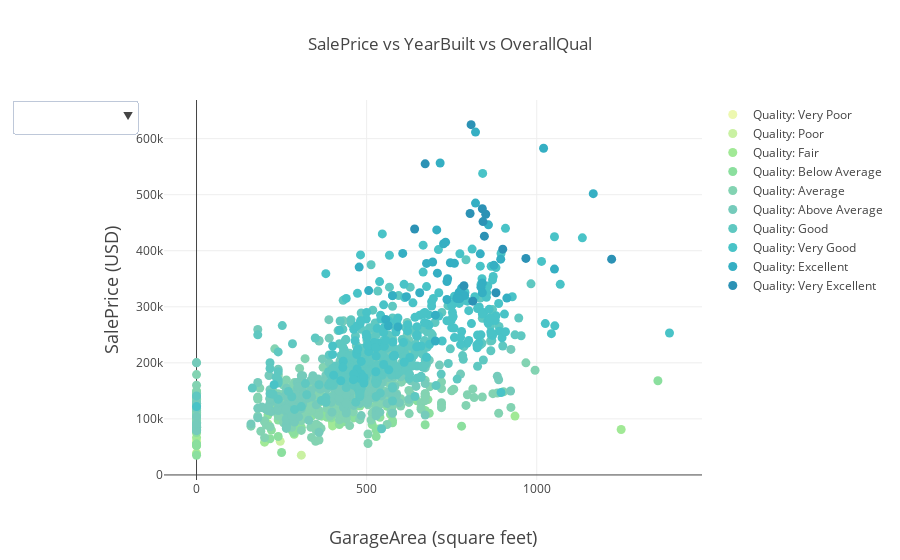

This figure's notebook cell:
### Code cell
data = []
vals = sorted(train['OverallQual'].unique())
names = ['Very Poor',
         'Poor',
         'Fair',
         'Below Average',
         'Average',
         'Above Average',
         'Good',
         'Very Good',
         'Excellent',
         'Very Excellent']
colors = cl.scales['3']['seq']['YlGnBu']
colors = cl.to_rgb(cl.interp(colors, len(vals)))
for i, val in enumerate(vals):
    trace = go.Scatter(x=train[train['OverallQual'] == val]['GarageArea'],
                       y=train[train['OverallQual'] == val]['SalePrice'],
                       mode='markers', marker=dict(opacity=1.0, color=colors[i], size=9),
                       name='Quality: {}'.format(names[i]))
    data.append(trace)

buttons = []
for i, val in enumerate(names):
    button = {}
    button['label'] = str(val)
    button['method'] = 'update'
    args = {}
    visible = [False] * len(vals)
    visible[i] = True
    args['visible'] = visible
    args['title'] = str(val)
    args = [args]
    button['args'] = args
    buttons.append(button)
    
buttons.append(dict(label='All',
                    method='update',
                    args=[dict(visible=[True] * len(vals),
                              title='All')],
                    )
              )
updatemenus = list([dict(active=-1,
                        buttons=buttons)])

layout = go.Layout(
    title='SalePrice vs YearBuilt vs OverallQual',
    xaxis=dict(
        title='GarageArea (square feet)',
        titlefont=dict(
            size=18,
        )
    ),
    yaxis=dict(
        title='SalePrice (USD)',
        titlefont=dict(
            size=18,
        )
    ),
    updatemenus=updatemenus,
    showlegend=True
)
fig = go.Figure(data=data, layout=layout)
ply.iplot(fig)

### Figure 1 — Plotly figure (JSON) as saved in the notebook; plotly's stock layout.template omitted (floating-point values rounded to 4 significant figures; data arrays with more than 128 entries replaced by an {"elided": "..."} marker saying what was removed)
{"data": [{"marker": {"color": "rgb(237, 248, 176)", "opacity": 1, "size": 9}, "mode": "markers", "name": "Quality: Very Poor", "type": "scatter", "x": [0, 0], "y": [61000, 39300]}, {"marker": {"color": "rgb(201, 241, 162)", "opacity": 1, "size": 9}, "mode": "markers", "name": "Quality: Poor", "type": "scatter", "x": [0, 308, 246], "y": [60000, 35311, 60000]}, {"marker": {"color": "rgb(161, 233, 150)", "opacity": 1, "size": 9}, "mode": "markers", "name": "Quality: Fair", "type": "scatter", "x": [379, 0, 0, 220, 400, 308, 0, 0, 400, 0, 210, 528, 452, 1248, 400, 420, 287, 0, 200, 936], "y": [107400, 85000, 76500, 126175, 87500, 120000, 67000, 52000, 93500, 37900, 91000, 82000, 139600, 81000, 92900, 95000, 72500, 79000, 58500, 105000]}, {"marker": {"color": "rgb(139, 223, 158)", "opacity": 1, "size": 9}, "mode": "markers", "name": "Quality: Below Average", "type": "scatter", "x": [516, 240, 250, 0, 0, 220, 360, 297, 283, 0, 0, 420, 432, 0, 273, 264, 0, 0, 440, 312, 210, 576, 400, 0, 539, 294, 680, 0, 490, 352, 0, 0, 529, 672, 286, 0, 0, 0, 576, 520, 570, 240, 261, 0, 0, 296, 588, 252, 779, 0, 384, 576, 463, 548, 660, 539, 240, 0, 396, 281, 440, 576, 436, 544, 648, 440, 327, 684, 286, 284, 528, 0, 0, 0, 400, 305, 286, 451, 290, 0, 286, 308, 286, 240, 288, 672, 576, 280, 400, 1356, 459, 280, 384, 234, 364, 0, 462, 304, 528, 280, 248, 0, 0, 288, 0, 480, 308, 368, 338, 240, 528, 420, 560, 216, 528, 384], "y": [90000, 68500, 40000, 82000, 113000, 80000, 129500, 91000, 135750, 136500, 123600, 109900, 94750, 128950, 100000, 100000, 115000, 103200, 140000, 141000, 107000, 97000, 141000, 88000, 82500, 82000, 134432, 100000, 150000, 109008, 81000, 118000, 256000, 89471, 86000, 34900, 106250, 86000, 111250, 108000, 108000, 133000, 118500, 75500, 84500, 108000, 137500, 137500, 87000, 55000, 102776, 129000, 124500, 135000, 120500, 103000, 98000, 96500, 102000, 107900, 109900, 93000, 128000, 129000, 132250, 118500, 106500, 110000, 75000, 135000, 79900, 150000, 135000, 85500, 110000, 121600, 88000, 176000, 84000, 97000, 80000, 84900, 83500, 128000, 112000, 115000, 135000, 80000, 108959, 168000, 148000, 116050, 107000, 113000, 145000, 80500, 101800, 161500, 68400, 119000, 111000, 82500, 55000, 100000, 52500, 123000, 108500, 104900, 105000, 125500, 125500, 90000, 122500, 64500, 120500, 112000]}, {"marker": {"color": "rgb(131, 211, 178)", "opacity": 1, "size": 9}, "mode": "markers", "name": "Quality: Average", "type": "scatter", "x": {"elided": "397 int values"}, "y": {"elided": "397 int values"}}, {"marker": {"color": "rgb(117, 203, 187)", "opacity": 1, "size": 9}, "mode": "markers", "name": "Quality: Above Average", "type": "scatter", "x": {"elided": "374 int values"}, "y": {"elided": "374 int values"}}, {"marker": {"color": "rgb(95, 200, 193)", "opacity": 1, "size": 9}, "mode": "markers", "name": "Quality: Good", "type": "scatter", "x": {"elided": "319 int values"}, "y": {"elided": "319 int values"}}, {"marker": {"color": "rgb(73, 195, 199)", "opacity": 1, "size": 9}, "mode": "markers", "name": "Quality: Very Good", "type": "scatter", "x": {"elided": "168 int values"}, "y": {"elided": "168 int values"}}, {"marker": {"color": "rgb(53, 175, 195)", "opacity": 1, "size": 9}, "mode": "markers", "name": "Quality: Excellent", "type": "scatter", "x": [736, 556, 576, 894, 726, 1166, 732, 708, 840, 676, 564, 706, 617, 834, 694, 772, 874, 858, 765, 656, 736, 774, 478, 702, 768, 592, 820, 1020, 738, 506, 820, 788, 702, 606, 912, 716, 836, 1052, 746, 840, 779, 770, 758], "y": [345000, 277500, 319900, 385000, 412500, 501837, 415298, 360000, 342643, 377426, 266000, 437154, 318061, 394432, 380000, 326000, 374000, 446261, 315000, 325000, 313000, 314813, 370878, 285000, 320000, 264132, 485000, 582933, 350000, 328900, 611657, 320000, 239000, 395192, 315500, 556581, 335000, 367294, 378500, 325000, 333168, 315000, 377500]}, {"marker": {"color": "rgb(44, 146, 181)", "opacity": 1, "size": 9}, "mode": "markers", "name": "Quality: Very Excellent", "type": "scatter", "x": [641, 840, 968, 846, 672, 900, 880, 842, 1220, 786, 807, 850, 804, 812], "y": [438780, 475000, 386250, 426000, 555000, 402861, 325000, 451950, 385000, 337500, 625000, 465000, 466500, 310000]}], "layout": {"showlegend": true, "title": "SalePrice vs YearBuilt vs OverallQual", "updatemenus": [{"active": -1, "buttons": [{"args": [{"title": "Very Poor", "visible": [true, false, false, false, false, false, false, false, false, false]}], "label": "Very Poor", "method": "update"}, {"args": [{"title": "Poor", "visible": [false, true, false, false, false, false, false, false, false, false]}], "label": "Poor", "method": "update"}, {"args": [{"title": "Fair", "visible": [false, false, true, false, false, false, false, false, false, false]}], "label": "Fair", "method": "update"}, {"args": [{"title": "Below Average", "visible": [false, false, false, true, false, false, false, false, false, false]}], "label": "Below Average", "method": "update"}, {"args": [{"title": "Average", "visible": [false, false, false, false, true, false, false, false, false, false]}], "label": "Average", "method": "update"}, {"args": [{"title": "Above Average", "visible": [false, false, false, false, false, true, false, false, false, false]}], "label": "Above Average", "method": "update"}, {"args": [{"title": "Good", "visible": [false, false, false, false, false, false, true, false, false, false]}], "label": "Good", "method": "update"}, {"args": [{"title": "Very Good", "visible": [false, false, false, false, false, false, false, true, false, false]}], "label": "Very Good", "method": "update"}, {"args": [{"title": "Excellent", "visible": [false, false, false, false, false, false, false, false, true, false]}], "label": "Excellent", "method": "update"}, {"args": [{"title": "Very Excellent", "visible": [false, false, false, false, false, false, false, false, false, true]}], "label": "Very Excellent", "method": "update"}, {"args": [{"title": "All", "visible": [true, true, true, true, true, true, true, true, true, true]}], "label": "All", "method": "update"}]}], "xaxis": {"title": "GarageArea (square feet)", "titlefont": {"size": 18}}, "yaxis": {"title": "SalePrice (USD)", "titlefont": {"size": 18}}}}
